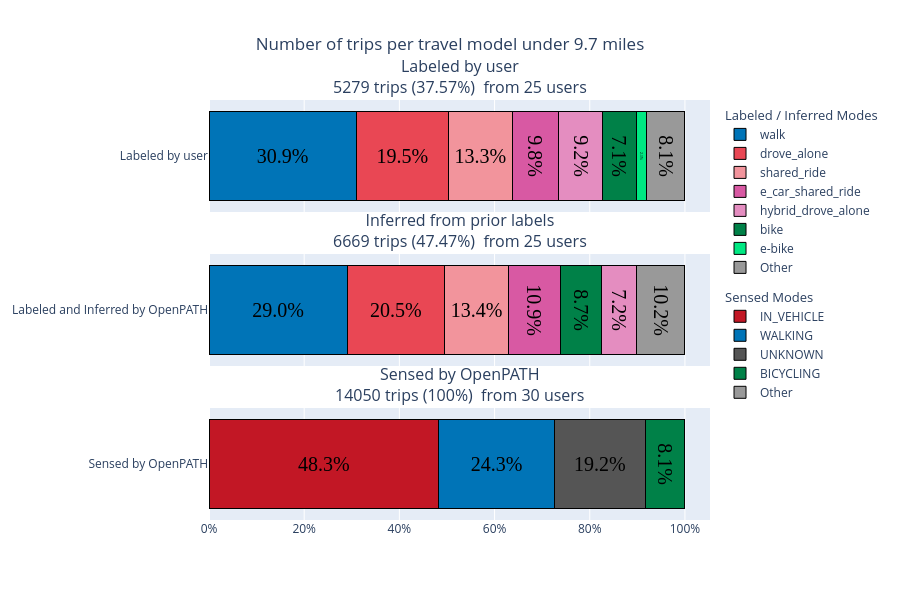

The notebook cell this image was saved under:
### Code cell
fig, filename = build_three_panel_trip_plot_three(
    expanded_ct=expanded_ct,
    expanded_ct_inferred=expanded_ct_inferred,
    expanded_ct_sensed=expanded_ct_sensed,
    distance_col=distance_col,
    colors_mode=colors_mode,
    colors_sensed=colors_sensed,
    stacked_bar_quality_text_labeled=stacked_bar_quality_text_labeled,
    stacked_bar_quality_text_inferred=stacked_bar_quality_text_inferred,
    stacked_bar_quality_text_sensed=stacked_bar_quality_text_sensed,
    file_suffix=file_suffix
)

fig.write_html(filename, include_plotlyjs="cdn", full_html=True)

fig.update_layout(
    height=600,
    barmode='stack',
    showlegend=True,
    title=dict(text="Number of trips per travel model under 9.7 miles", x=0.5),
    legend=dict(
        orientation="v",
        traceorder="grouped",
        tracegroupgap=10
    )
)

### Figure 1 — Plotly figure (JSON) as saved in the notebook; plotly's stock layout.template omitted (floating-point values rounded to 4 significant figures)
{"data": [{"hovertemplate": "walk: 30.9%<extra></extra>", "insidetextanchor": "middle", "insidetextfont": {"color": "black", "family": "Times", "size": 20}, "legendgroup": "group_labeled", "legendgrouptitle": {"text": "Labeled / Inferred Modes"}, "marker": {"color": "#0074b7", "line": {"color": "black", "width": 1}}, "name": "walk", "orientation": "h", "text": ["30.9%"], "textposition": "inside", "type": "bar", "x": [0.3089], "xaxis": "x", "y": ["Labeled by user"], "yaxis": "y"}, {"hovertemplate": "drove_alone: 19.5%<extra></extra>", "insidetextanchor": "middle", "insidetextfont": {"color": "black", "family": "Times", "size": 20}, "legendgroup": "group_labeled", "legendgrouptitle": {"text": "Labeled / Inferred Modes"}, "marker": {"color": "#e94754", "line": {"color": "black", "width": 1}}, "name": "drove_alone", "orientation": "h", "text": ["19.5%"], "textposition": "inside", "type": "bar", "x": [0.1946], "xaxis": "x", "y": ["Labeled by user"], "yaxis": "y"}, {"hovertemplate": "shared_ride: 13.3%<extra></extra>", "insidetextanchor": "middle", "insidetextfont": {"color": "black", "family": "Times", "size": 20}, "legendgroup": "group_labeled", "legendgrouptitle": {"text": "Labeled / Inferred Modes"}, "marker": {"color": "#f2949c", "line": {"color": "black", "width": 1}}, "name": "shared_ride", "orientation": "h", "text": ["13.3%"], "textposition": "inside", "type": "bar", "x": [0.1332], "xaxis": "x", "y": ["Labeled by user"], "yaxis": "y"}, {"hovertemplate": "e_car_shared_ride: 9.8%<extra></extra>", "insidetextanchor": "middle", "insidetextfont": {"color": "black", "family": "Times", "size": 20}, "legendgroup": "group_labeled", "legendgrouptitle": {"text": "Labeled / Inferred Modes"}, "marker": {"color": "#d859a3", "line": {"color": "black", "width": 1}}, "name": "e_car_shared_ride", "orientation": "h", "text": ["9.8%"], "textposition": "inside", "type": "bar", "x": [0.09834], "xaxis": "x", "y": ["Labeled by user"], "yaxis": "y"}, {"hovertemplate": "hybrid_drove_alone: 9.2%<extra></extra>", "insidetextanchor": "middle", "insidetextfont": {"color": "black", "family": "Times", "size": 20}, "legendgroup": "group_labeled", "legendgrouptitle": {"text": "Labeled / Inferred Modes"}, "marker": {"color": "#e48dc0", "line": {"color": "black", "width": 1}}, "name": "hybrid_drove_alone", "orientation": "h", "text": ["9.2%"], "textposition": "inside", "type": "bar", "x": [0.09164], "xaxis": "x", "y": ["Labeled by user"], "yaxis": "y"}, {"hovertemplate": "bike: 7.1%<extra></extra>", "insidetextanchor": "middle", "insidetextfont": {"color": "black", "family": "Times", "size": 20}, "legendgroup": "group_labeled", "legendgrouptitle": {"text": "Labeled / Inferred Modes"}, "marker": {"color": "#008148", "line": {"color": "black", "width": 1}}, "name": "bike", "orientation": "h", "text": ["7.1%"], "textposition": "inside", "type": "bar", "x": [0.07087], "xaxis": "x", "y": ["Labeled by user"], "yaxis": "y"}, {"hovertemplate": "e-bike: 2.1%<extra></extra>", "insidetextanchor": "middle", "insidetextfont": {"color": "black", "family": "Times", "size": 20}, "legendgroup": "group_labeled", "legendgrouptitle": {"text": "Labeled / Inferred Modes"}, "marker": {"color": "#00e882", "line": {"color": "black", "width": 1}}, "name": "e-bike", "orientation": "h", "text": ["2.1%"], "textposition": "inside", "type": "bar", "x": [0.02147], "xaxis": "x", "y": ["Labeled by user"], "yaxis": "y"}, {"hovertemplate": "Other: 8.1%<extra></extra>", "insidetextanchor": "middle", "insidetextfont": {"color": "black", "family": "Times", "size": 20}, "legendgroup": "group_labeled", "legendgrouptitle": {"text": "Labeled / Inferred Modes"}, "marker": {"color": "#999", "line": {"color": "black", "width": 1}}, "name": "Other", "orientation": "h", "text": ["8.1%"], "textposition": "inside", "type": "bar", "x": [0.08102], "xaxis": "x", "y": ["Labeled by user"], "yaxis": "y"}, {"hovertemplate": "walk: 29.0%<extra></extra>", "insidetextanchor": "middle", "insidetextfont": {"color": "black", "family": "Times", "size": 20}, "legendgroup": "group_inferred", "legendgrouptitle": {"text": "Inferred Modes"}, "marker": {"color": "#0074b7", "line": {"color": "black", "width": 1}}, "name": "walk", "orientation": "h", "showlegend": false, "text": ["29.0%"], "textposition": "inside", "type": "bar", "x": [0.29], "xaxis": "x2", "y": ["Labeled and Inferred by OpenPATH"], "yaxis": "y2"}, {"hovertemplate": "drove_alone: 20.5%<extra></extra>", "insidetextanchor": "middle", "insidetextfont": {"color": "black", "family": "Times", "size": 20}, "legendgroup": "group_inferred", "legendgrouptitle": {"text": "Inferred Modes"}, "marker": {"color": "#e94754", "line": {"color": "black", "width": 1}}, "name": "drove_alone", "orientation": "h", "showlegend": false, "text": ["20.5%"], "textposition": "inside", "type": "bar", "x": [0.205], "xaxis": "x2", "y": ["Labeled and Inferred by OpenPATH"], "yaxis": "y2"}, {"hovertemplate": "shared_ride: 13.4%<extra></extra>", "insidetextanchor": "middle", "insidetextfont": {"color": "black", "family": "Times", "size": 20}, "legendgroup": "group_inferred", "legendgrouptitle": {"text": "Inferred Modes"}, "marker": {"color": "#f2949c", "line": {"color": "black", "width": 1}}, "name": "shared_ride", "orientation": "h", "showlegend": false, "text": ["13.4%"], "textposition": "inside", "type": "bar", "x": [0.1341], "xaxis": "x2", "y": ["Labeled and Inferred by OpenPATH"], "yaxis": "y2"}, {"hovertemplate": "e_car_shared_ride: 10.9%<extra></extra>", "insidetextanchor": "middle", "insidetextfont": {"color": "black", "family": "Times", "size": 20}, "legendgroup": "group_inferred", "legendgrouptitle": {"text": "Inferred Modes"}, "marker": {"color": "#d859a3", "line": {"color": "black", "width": 1}}, "name": "e_car_shared_ride", "orientation": "h", "showlegend": false, "text": ["10.9%"], "textposition": "inside", "type": "bar", "x": [0.1093], "xaxis": "x2", "y": ["Labeled and Inferred by OpenPATH"], "yaxis": "y2"}, {"hovertemplate": "bike: 8.7%<extra></extra>", "insidetextanchor": "middle", "insidetextfont": {"color": "black", "family": "Times", "size": 20}, "legendgroup": "group_inferred", "legendgrouptitle": {"text": "Inferred Modes"}, "marker": {"color": "#008148", "line": {"color": "black", "width": 1}}, "name": "bike", "orientation": "h", "showlegend": false, "text": ["8.7%"], "textposition": "inside", "type": "bar", "x": [0.08669], "xaxis": "x2", "y": ["Labeled and Inferred by OpenPATH"], "yaxis": "y2"}, {"hovertemplate": "hybrid_drove_alone: 7.2%<extra></extra>", "insidetextanchor": "middle", "insidetextfont": {"color": "black", "family": "Times", "size": 20}, "legendgroup": "group_inferred", "legendgrouptitle": {"text": "Inferred Modes"}, "marker": {"color": "#e48dc0", "line": {"color": "black", "width": 1}}, "name": "hybrid_drove_alone", "orientation": "h", "showlegend": false, "text": ["7.2%"], "textposition": "inside", "type": "bar", "x": [0.07246], "xaxis": "x2", "y": ["Labeled and Inferred by OpenPATH"], "yaxis": "y2"}, {"hovertemplate": "Other: 10.2%<extra></extra>", "insidetextanchor": "middle", "insidetextfont": {"color": "black", "family": "Times", "size": 20}, "legendgroup": "group_inferred", "legendgrouptitle": {"text": "Inferred Modes"}, "marker": {"color": "#999", "line": {"color": "black", "width": 1}}, "name": "Other", "orientation": "h", "showlegend": false, "text": ["10.2%"], "textposition": "inside", "type": "bar", "x": [0.1024], "xaxis": "x2", "y": ["Labeled and Inferred by OpenPATH"], "yaxis": "y2"}, {"hovertemplate": "IN_VEHICLE: 48.3%<extra></extra>", "insidetextanchor": "middle", "insidetextfont": {"color": "black", "family": "Times", "size": 20}, "legendgroup": "group_sensed", "legendgrouptitle": {"text": "Sensed Modes"}, "marker": {"color": "#c21725", "line": {"color": "black", "width": 1}}, "name": "IN_VEHICLE", "orientation": "h", "text": ["48.3%"], "textposition": "inside", "type": "bar", "x": [0.4828], "xaxis": "x3", "y": ["Sensed by OpenPATH"], "yaxis": "y3"}, {"hovertemplate": "WALKING: 24.3%<extra></extra>", "insidetextanchor": "middle", "insidetextfont": {"color": "black", "family": "Times", "size": 20}, "legendgroup": "group_sensed", "legendgrouptitle": {"text": "Sensed Modes"}, "marker": {"color": "#0074b7", "line": {"color": "black", "width": 1}}, "name": "WALKING", "orientation": "h", "text": ["24.3%"], "textposition": "inside", "type": "bar", "x": [0.2425], "xaxis": "x3", "y": ["Sensed by OpenPATH"], "yaxis": "y3"}, {"hovertemplate": "UNKNOWN: 19.2%<extra></extra>", "insidetextanchor": "middle", "insidetextfont": {"color": "black", "family": "Times", "size": 20}, "legendgroup": "group_sensed", "legendgrouptitle": {"text": "Sensed Modes"}, "marker": {"color": "#555555", "line": {"color": "black", "width": 1}}, "name": "UNKNOWN", "orientation": "h", "text": ["19.2%"], "textposition": "inside", "type": "bar", "x": [0.1916], "xaxis": "x3", "y": ["Sensed by OpenPATH"], "yaxis": "y3"}, {"hovertemplate": "BICYCLING: 8.1%<extra></extra>", "insidetextanchor": "middle", "insidetextfont": {"color": "black", "family": "Times", "size": 20}, "legendgroup": "group_sensed", "legendgrouptitle": {"text": "Sensed Modes"}, "marker": {"color": "#008148", "line": {"color": "black", "width": 1}}, "name": "BICYCLING", "orientation": "h", "text": ["8.1%"], "textposition": "inside", "type": "bar", "x": [0.08141], "xaxis": "x3", "y": ["Sensed by OpenPATH"], "yaxis": "y3"}, {"hovertemplate": "Other: 0.2%<extra></extra>", "insidetextanchor": "middle", "insidetextfont": {"color": "black", "family": "Times", "size": 20}, "legendgroup": "group_sensed", "legendgrouptitle": {"text": "Sensed Modes"}, "marker": {"color": "#999", "line": {"color": "black", "width": 1}}, "name": "Other", "orientation": "h", "text": ["0.2%"], "textposition": "inside", "type": "bar", "x": [0.001601], "xaxis": "x3", "y": ["Sensed by OpenPATH"], "yaxis": "y3"}], "layout": {"annotations": [{"font": {"size": 16}, "showarrow": false, "text": "Labeled by user<br>5279 trips (37.57%)\n from 25 users", "x": 0.5, "xanchor": "center", "xref": "paper", "y": 1, "yanchor": "bottom", "yref": "paper"}, {"font": {"size": 16}, "showarrow": false, "text": "Inferred from prior labels<br>6669 trips (47.47%)\n from 25 users", "x": 0.5, "xanchor": "center", "xref": "paper", "y": 0.6333, "yanchor": "bottom", "yref": "paper"}, {"font": {"size": 16}, "showarrow": false, "text": "Sensed by OpenPATH<br>14050 trips (100%)\n from 30 users", "x": 0.5, "xanchor": "center", "xref": "paper", "y": 0.2667, "yanchor": "bottom", "yref": "paper"}], "barmode": "stack", "height": 600, "legend": {"orientation": "v", "tracegroupgap": 10, "traceorder": "grouped"}, "showlegend": true, "title": {"text": "Number of trips per travel model under 9.7 miles", "x": 0.5}, "xaxis": {"anchor": "y", "domain": [0, 1], "matches": "x3", "showticklabels": false, "tickformat": ".0%"}, "xaxis2": {"anchor": "y2", "domain": [0, 1], "matches": "x3", "showticklabels": false, "tickformat": ".0%"}, "xaxis3": {"anchor": "y3", "domain": [0, 1], "tickformat": ".0%"}, "yaxis": {"anchor": "x", "domain": [0.7333, 1]}, "yaxis2": {"anchor": "x2", "domain": [0.3667, 0.6333]}, "yaxis3": {"anchor": "x3", "domain": [0, 0.2667]}}}
